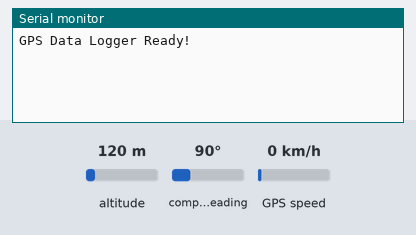
Recording of a sketch running on a simulated Arduino Uno, built with avr-gcc and run on an emulated ATmega328P. Shown: the last lines printed to the serial monitor. Inputs (shaded band) come from the test bench; at power-on: altitude 120 m, compass heading 90°, GPS speed 0 km/h. The GPS gets a fix after 3 s at 37.7749, -122.4194 with 8 satellites.

Above: at 1.2 s.
1.3 s: altitude set to 20 m
At 3.9 s:
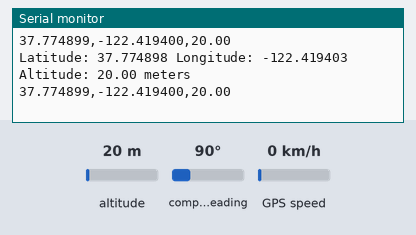
4.5 s: altitude set to 250 m
At 5.9 s:
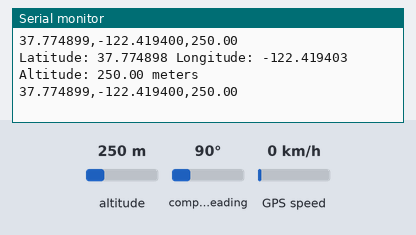

Measured:
- after the input at 1.3 s, the serial monitor: prints a new line after 1.7 s (image 1)
- after the input at 4.5 s, the serial monitor: prints a new line after 0.53 s (image 2)

The sketch:

gpsdata.ino
```cpp
#include <SoftwareSerial.h>
#include <TinyGPS++.h>

// GPS module on pins 4 (RX) and 3 (TX)
SoftwareSerial gpsSerial(4, 3);
TinyGPSPlus gps;

void setup() {
  // Initialize serial communication at 9600 baud rate for debugging (on pins 0 and 1)
  Serial.begin(9600); // Serial Monitor and STM32 communication on pins 0 and 1

  // Wait for serial to be ready (necessary for some boards)
  while (!Serial) {
    ; // Wait for serial to be ready
  }

  Serial.println("GPS Data Logger Ready!");

  // Start communication with the GPS module at 9600 baud
  gpsSerial.begin(9600);
}

void loop() {
  // Continuously read GPS data
  while (gpsSerial.available() > 0) {
    gps.encode(gpsSerial.read());

    if (gps.location.isUpdated() && gps.altitude.isUpdated()) {
      // Get the latitude, longitude, and altitude data from GPS
      double latitude = gps.location.lat();
      double longitude = gps.location.lng();
      double altitude = gps.altitude.meters();

      // Print the data for debugging purposes (on Serial Monitor)
      Serial.print("Latitude: ");
      Serial.print(latitude, 6);
      Serial.print(" Longitude: ");
      Serial.print(longitude, 6);
      Serial.print(" Altitude: ");
      Serial.print(altitude, 2);
      Serial.println(" meters");

      // Send the parsed data to STM32 via Serial (pins 0 and 1)
      sendDataToSTM32(latitude, longitude, altitude);
    }
  }
}

void sendDataToSTM32(double latitude, double longitude, double altitude) {
  // Prepare data to send in CSV format (Latitude,Longitude,Altitude)
  String data = String(latitude, 6) + "," + String(longitude, 6) + "," + String(altitude, 2);

  // Send data over Serial (pins 0 and 1) to STM32
  Serial.println(data);
}
```
